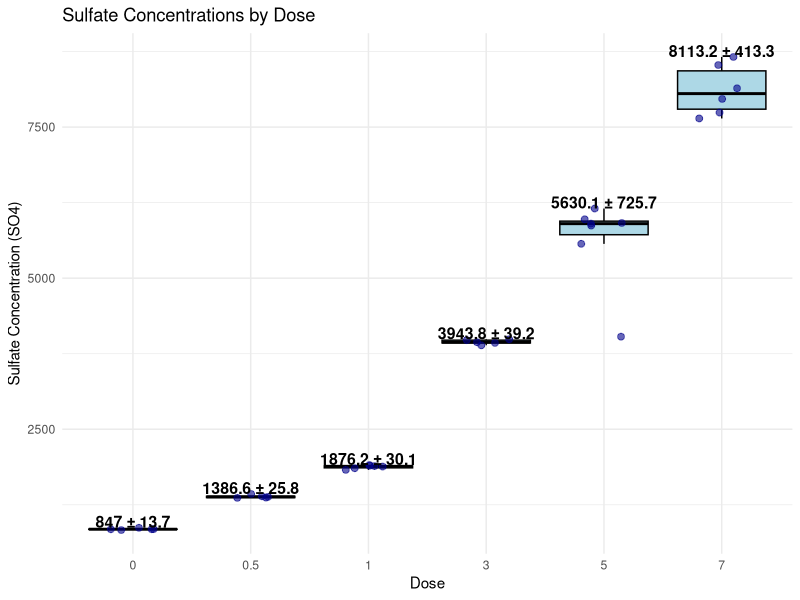

Reproduce this figure in R.
#analyzing sulfate data 

library(readxl)
library(dplyr)

assay_sulfate <- read_excel("Assay Experiment/Round1_assay_sulfate_data.xlsx")

assay_sulfate <- assay_sulfate %>%
  mutate(SO4 = as.numeric(SO4)) %>%
  filter(!is.na(SO4)) %>%
  mutate(SO4 = round(SO4, 0))%>%
  mutate(Dose = ifelse(Flask %in% c("init1", "init2"), "init", Dose))



library(ggplot2)

####visualize sulfate####

# Prepare data
boxplot_data <- assay_sulfate %>%
  filter(!is.na(Dose)) %>%
  mutate(Dose = as.factor(Dose))

# Calculate mean and SD for labels
stats_labels <- boxplot_data %>%
  group_by(Dose) %>%
  summarise(
    mean_SO4 = mean(SO4, na.rm = TRUE),
    sd_SO4 = sd(SO4, na.rm = TRUE),
    label = paste0(round(mean_SO4, 1), " ± ", round(sd_SO4, 1)),
    y_pos = max(SO4, na.rm = TRUE) + 1  # position label slightly above the highest point
  )

# Plot with label text
ggplot(boxplot_data, aes(x = Dose, y = SO4)) +
  geom_boxplot(fill = "lightblue", color = "black", outlier.shape = NA) +
  geom_jitter(width = 0.2, size = 2, alpha = 0.6, color = "darkblue") +
  geom_text(
    data = stats_labels,
    aes(x = Dose, y = y_pos, label = label),
    inherit.aes = FALSE,
    vjust = 0,
    fontface = "bold",
    size = 4
  ) +
  labs(
    title = "Sulfate Concentrations by Dose",
    x = "Dose",
    y = "Sulfate Concentration (SO4)"
  ) +
  theme_minimal()
